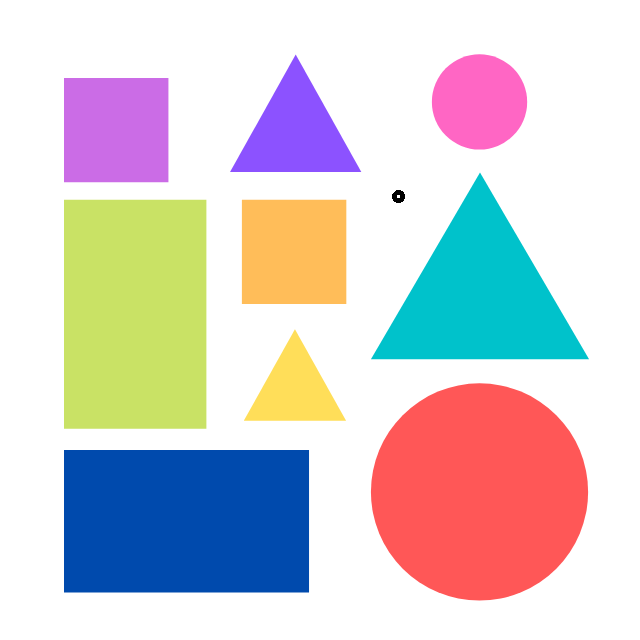
#> input picture Projects/shapes.png, 640 x 640 px, given in place of the camera
$ python StackImageExample.py
#> lines starting #> are read from the running program, lines starting #| are printed output that depends on the picture; after the words box and inside, x2 and y2 are one past the last pixel; in counts of white or black regions, pixels touching at a corner belong together
import cv2
import cvzone

cap = cv2.VideoCapture(0)

while True:

    success, img = cap.read()
#> img is the input picture: shape (640, 640, 3); mean B, G, R 209.9, 207, 212.7

    imgGray = cv2.cvtColor(img, cv2.COLOR_BGR2GRAY)
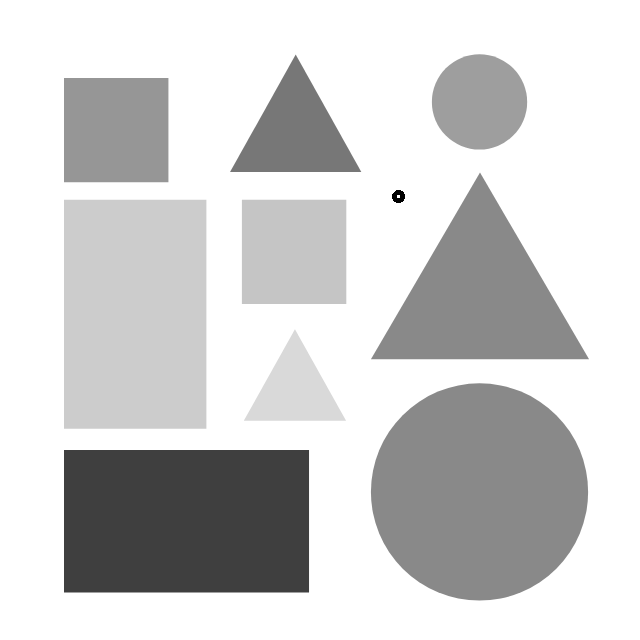
#> imgGray: shape (640, 640); min 0, max 255, mean 209

    imgSmall = cv2.resize(img, (0, 0), None, 0.1, 0.1)
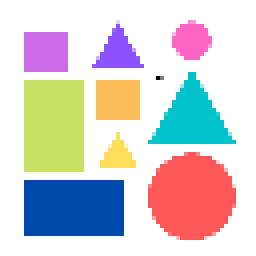
#> imgSmall: shape (64, 64, 3) (shown 4 times larger); mean B, G, R 209, 206.7, 212.3


    imgCanny = cv2.Canny(imgGray, 50, 150)
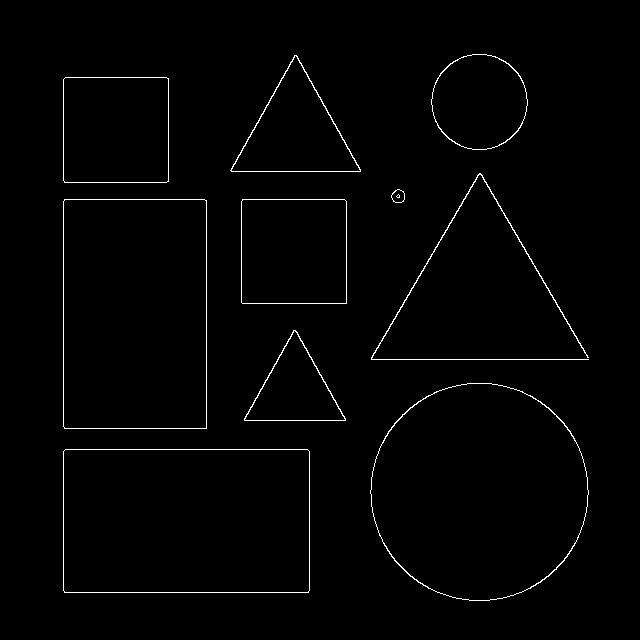
#> imgCanny: shape (640, 640); 1.3% white in thin lines or dots, all inside (x1, y1, x2, y2) = (63, 54, 589, 601)

    imgHSV = cv2.cvtColor(img, cv2.COLOR_BGR2HSV)
#> imgHSV: shape (640, 640, 3); mean H, S, V 26.7, 76.6, 242.4

    imgList = [img, imgGray, imgCanny, imgSmall, imgHSV,
               img, imgGray, imgCanny, imgSmall, imgHSV,]

    stackedImg = cvzone.stackImages(imgList, cols=10, scale=0.2)
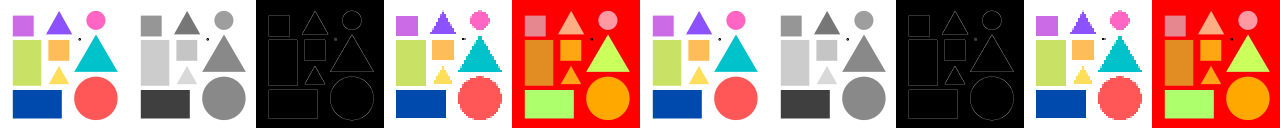
#> stackedImg: shape (128, 1280, 3); mean of channels 0, 1, 2 131.6, 140.5, 175.9; drawn as B, G, R
    cv2.imshow("stackedImg", stackedImg)

    # [5 lines of commented-out code are left out]

    cv2.waitKey(1)
